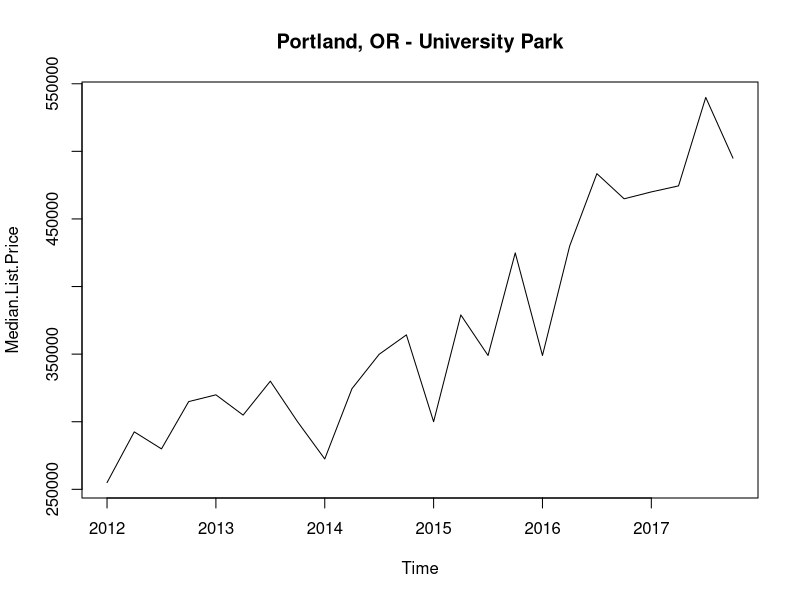
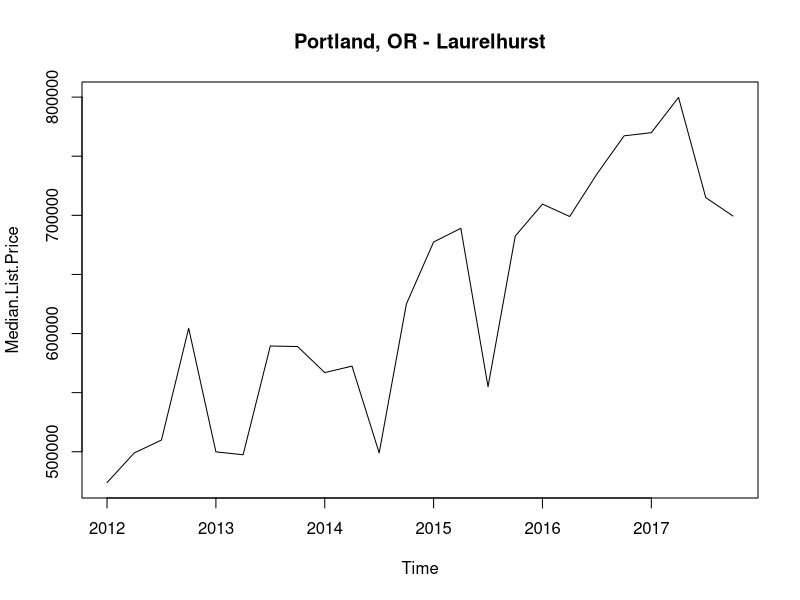
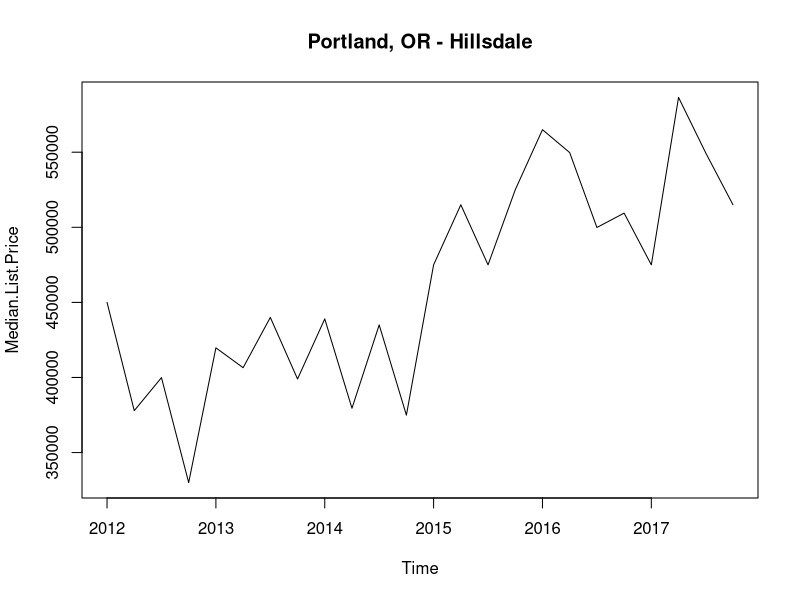
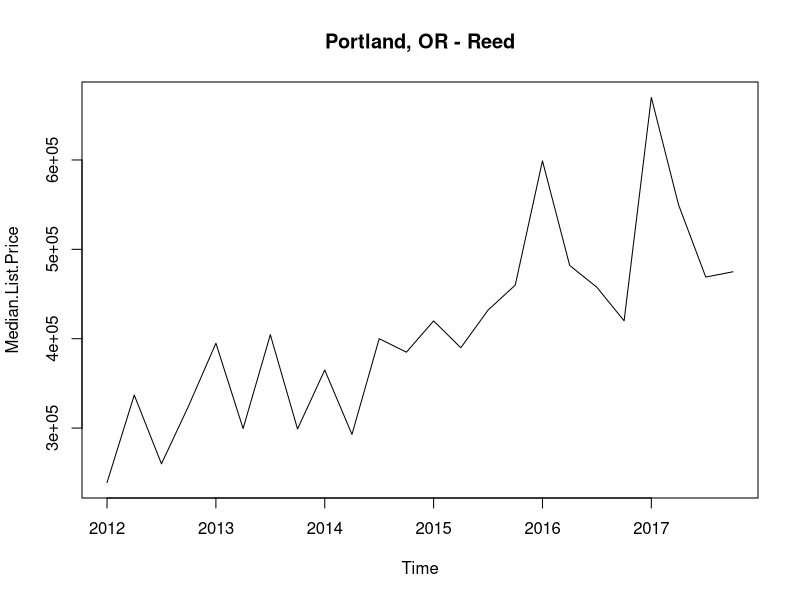
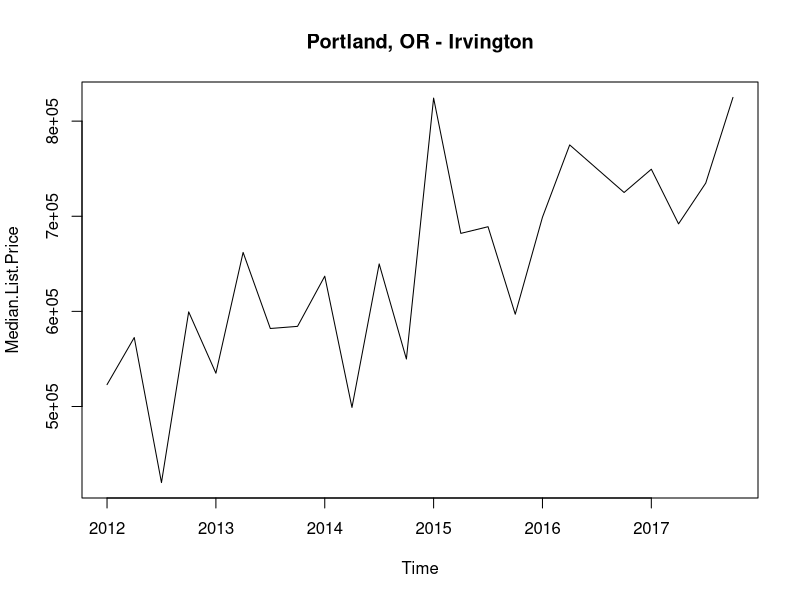
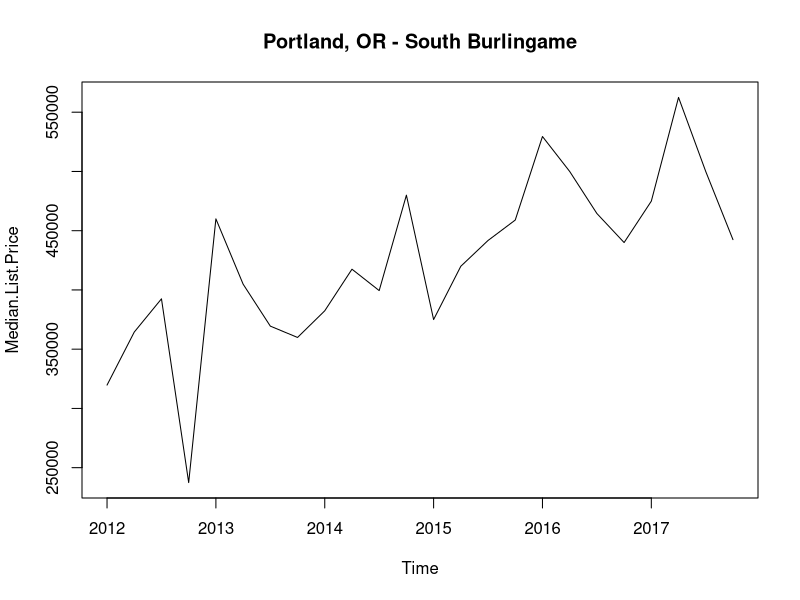
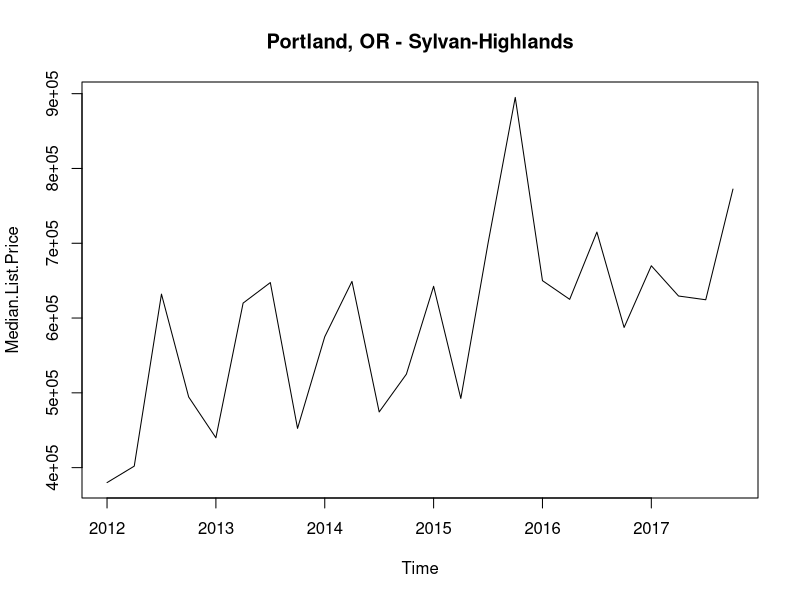
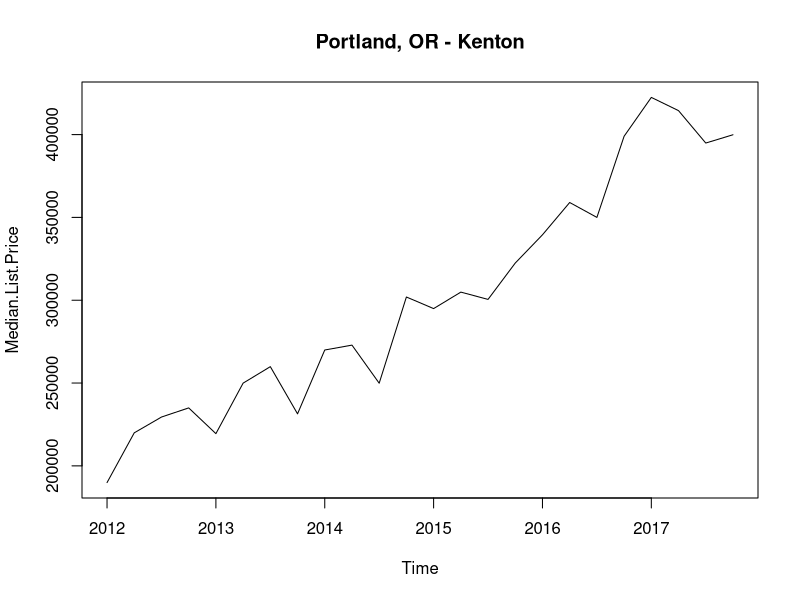

Reproduce these figures in R, in order.
## ---- chunk 1
# load all redfin data into the data frame
Oregon.df <- read.csv("Redfin Data Portland_ All Residential_filtered.csv")

## ---- chunk 2
# filter to just neighborhood records - the full set has by zipcode, and other breakdowns we don't care about
neighborhoods.df <- Oregon.df[Oregon.df$Region.Type == "neighborhood",]
## ---- chunk 3
# filter out the last two years to make training data. Doesn't work yet, working on syntax.
neighborhoods.df <- neighborhoods.df[strptime(neighborhoods.df$Period.Begin, format="%m/%d/%Y") < strptime('1/Jan/2016:00:01:00',format='%d/%b/%Y:%H:%M:%S'),]

# load the training data list of unique neighborhoods into an array for iteration
neighborhoods.array <- unique(neighborhoods.df$Region, incomparables = FALSE)
## ---- chunk 4
# Create a storage array for our results
neighborhoodsSummary.array <- array()

#We want to store: neighborhood name, timeseries
neighborhoodsSummary.array <- c("")



## ---- chunk 5
#loop through all the neighboorhoods and for each create a timeseries and print the plot
for (neighborhood in neighborhoods.array){
# use if just want to look at one neighborhood: for (neighborhood in c("Portland, OR - Rose City Park")){

  #select a neighborhood into a dataframe
  oneNeighborhood.df <- neighborhoods.df[Oregon.df$Region == neighborhood,]
  
  #filter out the observations for months that aren't January (1), April (4), July (7), October (10). 
  #Note that had to invert, so selected ones that did not have these patterns matched.
  oneNeighborhood.df<-oneNeighborhood.df[grep("2/|3/|5/|6/|8/|9/|11/|12/", oneNeighborhood.df$Period.Begin, invert = TRUE),]

  # somehow they are out of order, now to sort the period.begin
  oneNeighborhood.df <- oneNeighborhood.df[order(as.Date(oneNeighborhood.df$Period.Begin, format="%m/%d/%Y")),]
  dat1 <- oneNeighborhood.df # save for debugging prior to removing columns
  
  #log how many rows each neighborhood has available
  cat(neighborhood, " has ", nrow(oneNeighborhood.df), " rows. \n")
  
  # select the median price column for the timeseries
  oneNeighborhood.df <- oneNeighborhood.df[c(18)]
  
  # create the timeseries
  oneNeighborhood.timeseries <- ts(oneNeighborhood.df, frequency=4, start=c(2012,1))
  
  # plot and set title to the appropriate heading
  plot(oneNeighborhood.timeseries, main=neighborhood)

}

